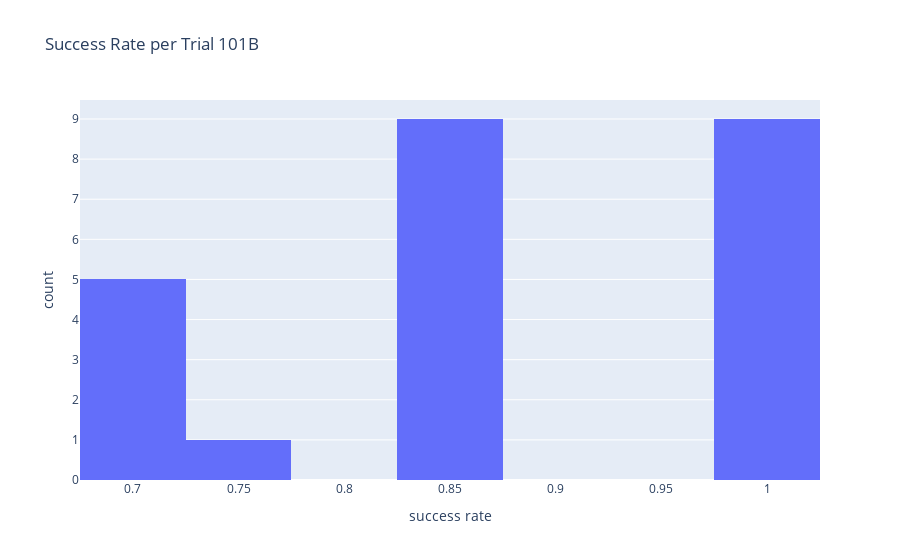

The code cell stored with this chart in its notebook:
### Code cell
i = success_per_trials_std['success_per_trials_std'].idxmax()
subject_i = success_per_trials_std.loc[i, 'subject']
trials_success_within_subject_hist = px.histogram(success_per_trial.loc[subject_i, 'success_per_trial'], nbins=10, x="success_per_trial"
                   , title=f'Success Rate per Trial {subject_i}', labels={'success_per_trial':'success rate'})
trials_success_within_subject_hist.show()

### Figure 1 — Plotly figure (JSON) as saved in the notebook; plotly's stock layout.template omitted (floating-point values rounded to 4 significant figures)
{"data": [{"alignmentgroup": "True", "bingroup": "x", "hovertemplate": "success rate=%{x}<br>count=%{y}<extra></extra>", "legendgroup": "", "marker": {"color": "#636efa", "pattern": {"shape": ""}}, "name": "", "nbinsx": 10, "offsetgroup": "", "orientation": "v", "showlegend": false, "type": "histogram", "x": [0.8571, 0.7143, 1, 0.8571, 1, 0.7143, 1, 0.8571, 0.7143, 0.8571, 1, 1, 0.75, 0.8571, 0.8571, 0.7143, 0.8571, 0.8571, 1, 0.7143, 1, 1, 1, 0.8571], "xaxis": "x", "yaxis": "y"}], "layout": {"barmode": "relative", "legend": {"tracegroupgap": 0}, "title": {"text": "Success Rate per Trial 101B"}, "xaxis": {"anchor": "y", "domain": [0, 1], "title": {"text": "success rate"}}, "yaxis": {"anchor": "x", "domain": [0, 1], "title": {"text": "count"}}}}
